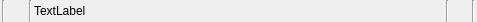
<?xml version="1.0" encoding="UTF-8"?>
<ui version="4.0">
 <class>wgSceneNode</class>
 <widget class="QWidget" name="wgSceneNode">
  <property name="geometry">
   <rect>
    <x>0</x>
    <y>0</y>
    <width>477</width>
    <height>22</height>
   </rect>
  </property>
  <property name="windowTitle">
   <string>SceneNode</string>
  </property>
  <layout class="QGridLayout" name="gridLayout">
   <property name="margin">
    <number>0</number>
   </property>
   <property name="spacing">
    <number>0</number>
   </property>
   <item row="0" column="0">
    <layout class="QHBoxLayout" name="hlSceneNode">
     <property name="spacing">
      <number>2</number>
     </property>
     <property name="leftMargin">
      <number>2</number>
     </property>
     <property name="topMargin">
      <number>0</number>
     </property>
     <property name="rightMargin">
      <number>2</number>
     </property>
     <property name="bottomMargin">
      <number>0</number>
     </property>
     <item>
      <widget class="Line" name="line_2">
       <property name="orientation">
        <enum>Qt::Vertical</enum>
       </property>
      </widget>
     </item>
     <item>
      <widget class="QPushButton" name="pbIcon">
       <property name="maximumSize">
        <size>
         <width>20</width>
         <height>20</height>
        </size>
       </property>
       <property name="text">
        <string/>
       </property>
       <property name="iconSize">
        <size>
         <width>16</width>
         <height>16</height>
        </size>
       </property>
       <property name="flat">
        <bool>true</bool>
       </property>
      </widget>
     </item>
     <item>
      <widget class="Line" name="line">
       <property name="orientation">
        <enum>Qt::Vertical</enum>
       </property>
      </widget>
     </item>
     <item>
      <widget class="QLabel" name="lSceneNode">
       <property name="text">
        <string>TextLabel</string>
       </property>
      </widget>
     </item>
     <item>
      <spacer name="horizontalSpacer">
       <property name="orientation">
        <enum>Qt::Horizontal</enum>
       </property>
       <property name="sizeHint" stdset="0">
        <size>
         <width>40</width>
         <height>20</height>
        </size>
       </property>
      </spacer>
     </item>
     <item>
      <widget class="Line" name="line_4">
       <property name="maximumSize">
        <size>
         <width>2</width>
         <height>16777215</height>
        </size>
       </property>
       <property name="orientation">
        <enum>Qt::Vertical</enum>
       </property>
      </widget>
     </item>
     <item>
      <widget class="QPushButton" name="pbEnable">
       <property name="maximumSize">
        <size>
         <width>20</width>
         <height>20</height>
        </size>
       </property>
       <property name="text">
        <string/>
       </property>
       <property name="iconSize">
        <size>
         <width>18</width>
         <height>18</height>
        </size>
       </property>
       <property name="checkable">
        <bool>true</bool>
       </property>
       <property name="flat">
        <bool>true</bool>
       </property>
      </widget>
     </item>
     <item>
      <widget class="Line" name="line_5">
       <property name="orientation">
        <enum>Qt::Vertical</enum>
       </property>
      </widget>
     </item>
    </layout>
   </item>
  </layout>
 </widget>
 <resources/>
 <connections/>
</ui>
